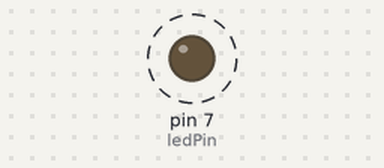
A sketch run on a simulated Arduino Uno, built with avr-gcc and run on an emulated ATmega328P. On the bench: output pins drawn as LEDs (lit = HIGH). Dashed ring = blinking. At 2.0 s the program stops and its outputs stay as they are.

Above: at 1.05 s.
Timing chart, 0 to 3.5 s (numbered marks = the images above):
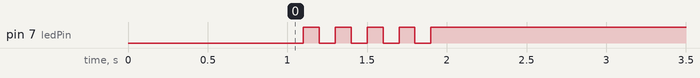

The sketch:

05_practice_2.ino.ino
```cpp
int ledPin = 7;

void setup() {
  pinMode(ledPin, OUTPUT);

  digitalWrite(ledPin, 0);
  delay(1000);
}

void loop() {

  for (int i = 0; i < 5; i++) {
    digitalWrite(ledPin, 0);
    delay(100);
    digitalWrite(ledPin,1);
    delay(100);
  }


  digitalWrite(ledPin, 1);

  while (1) {
  }
}
```

Measured:
- by itself, pin 7 (ledPin): alternates HIGH for 0.10 s and LOW for 0.10 s, 9 changes in all, then stays HIGH
